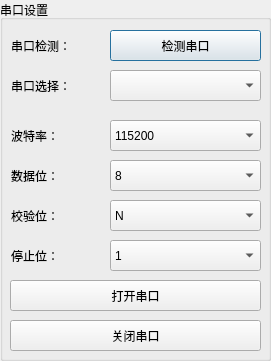
     <widget class="QGroupBox" name="formGroupBox">
      <property name="geometry">
       <rect>
        <x>20</x>
        <y>10</y>
        <width>271</width>
        <height>361</height>
       </rect>
      </property>
      <property name="title">
       <string>串口设置</string>
      </property>
      <widget class="QLabel" name="s1__lb_1">
       <property name="geometry">
        <rect>
         <x>11</x>
         <y>30</y>
         <width>101</width>
         <height>31</height>
        </rect>
       </property>
       <property name="text">
        <string>串口检测：</string>
       </property>
      </widget>
      <widget class="QPushButton" name="checkComButton">
       <property name="geometry">
        <rect>
         <x>110</x>
         <y>30</y>
         <width>151</width>
         <height>31</height>
        </rect>
       </property>
       <property name="text">
        <string>检测串口</string>
       </property>
       <property name="autoRepeatInterval">
        <number>100</number>
       </property>
       <property name="default">
        <bool>true</bool>
       </property>
      </widget>
      <widget class="QLabel" name="s1__lb_2">
       <property name="geometry">
        <rect>
         <x>11</x>
         <y>70</y>
         <width>101</width>
         <height>31</height>
        </rect>
       </property>
       <property name="text">
        <string>串口选择：</string>
       </property>
      </widget>
      <widget class="QComboBox" name="selectComButton">
       <property name="geometry">
        <rect>
         <x>110</x>
         <y>70</y>
         <width>151</width>
         <height>31</height>
        </rect>
       </property>
      </widget>
      <widget class="QLabel" name="s1__lb_3">
       <property name="geometry">
        <rect>
         <x>11</x>
         <y>120</y>
         <width>101</width>
         <height>31</height>
        </rect>
       </property>
       <property name="text">
        <string>波特率：</string>
       </property>
      </widget>
      <widget class="QComboBox" name="baudrate">
       <property name="geometry">
        <rect>
         <x>110</x>
         <y>120</y>
         <width>151</width>
         <height>31</height>
        </rect>
       </property>
       <item>
        <property name="text">
         <string>115200</string>
        </property>
       </item>
       <item>
        <property name="text">
         <string>2400</string>
        </property>
       </item>
       <item>
        <property name="text">
         <string>4800</string>
        </property>
       </item>
       <item>
        <property name="text">
         <string>9600</string>
        </property>
       </item>
       <item>
        <property name="text">
         <string>14400</string>
        </property>
       </item>
       <item>
        <property name="text">
         <string>19200</string>
        </property>
       </item>
       <item>
        <property name="text">
         <string>38400</string>
        </property>
       </item>
       <item>
        <property name="text">
         <string>57600</string>
        </property>
       </item>
       <item>
        <property name="text">
         <string>76800</string>
        </property>
       </item>
       <item>
        <property name="text">
         <string>12800</string>
        </property>
       </item>
       <item>
        <property name="text">
         <string>230400</string>
        </property>
       </item>
       <item>
        <property name="text">
         <string>460800</string>
        </property>
       </item>
      </widget>
      <widget class="QLabel" name="s1__lb_4">
       <property name="geometry">
        <rect>
         <x>11</x>
         <y>160</y>
         <width>101</width>
         <height>31</height>
        </rect>
       </property>
       <property name="text">
        <string>数据位：</string>
       </property>
      </widget>
      <widget class="QComboBox" name="databit">
       <property name="geometry">
        <rect>
         <x>110</x>
         <y>160</y>
         <width>151</width>
         <height>31</height>
        </rect>
       </property>
       <item>
        <property name="text">
         <string>8</string>
        </property>
       </item>
       <item>
        <property name="text">
         <string>7</string>
        </property>
       </item>
       <item>
        <property name="text">
         <string>6</string>
        </property>
       </item>
       <item>
        <property name="text">
         <string>5</string>
        </property>
       </item>
      </widget>
      <widget class="QLabel" name="s1__lb_5">
       <property name="geometry">
        <rect>
         <x>11</x>
         <y>200</y>
         <width>111</width>
         <height>31</height>
        </rect>
       </property>
       <property name="text">
        <string>校验位：</string>
       </property>
      </widget>
      <widget class="QComboBox" name="checkbit">
       <property name="geometry">
        <rect>
         <x>110</x>
         <y>200</y>
         <width>151</width>
         <height>31</height>
        </rect>
       </property>
       <item>
        <property name="text">
         <string>N</string>
        </property>
       </item>
      </widget>
      <widget class="QLabel" name="s1__lb_6">
       <property name="geometry">
        <rect>
         <x>11</x>
         <y>240</y>
         <width>91</width>
         <height>31</height>
        </rect>
       </property>
       <property name="text">
        <string>停止位：</string>
       </property>
      </widget>
      <widget class="QComboBox" name="stopbit">
       <property name="geometry">
        <rect>
         <x>110</x>
         <y>240</y>
         <width>151</width>
         <height>31</height>
        </rect>
       </property>
       <item>
        <property name="text">
         <string>1</string>
        </property>
       </item>
      </widget>
      <widget class="QPushButton" name="open_button">
       <property name="geometry">
        <rect>
         <x>10</x>
         <y>280</y>
         <width>251</width>
         <height>31</height>
        </rect>
       </property>
       <property name="text">
        <string>打开串口</string>
       </property>
      </widget>
      <widget class="QPushButton" name="close_button">
       <property name="geometry">
        <rect>
         <x>10</x>
         <y>320</y>
         <width>251</width>
         <height>31</height>
        </rect>
       </property>
       <property name="text">
        <string>关闭串口</string>
       </property>
      </widget>
     </widget>
